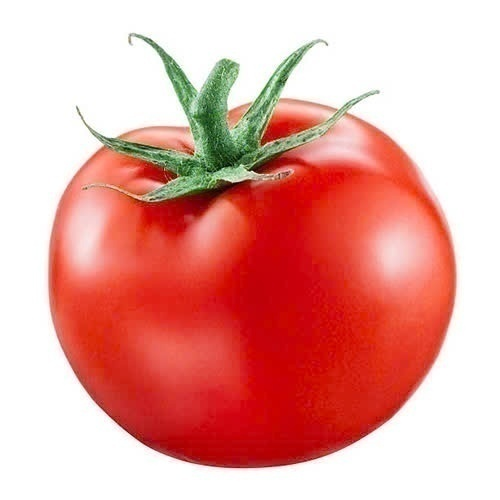
#> input picture z5966263488289_871d634a1742dd7d2ba9d0b0585b7ede.jpg, 500 x 500 px, found by its file name
$ python cropping.py
#> lines starting #> are read from the running program, lines starting #| are printed output that depends on the picture
import cv2

# Đọc ảnh
img = cv2.imread("L:/NNLT_Python/Xu-li-anh/z5966263488289_871d634a1742dd7d2ba9d0b0585b7ede.jpg")
#> img is the input picture: shape (500, 500, 3); mean B, G, R 157.1, 163.7, 230.9
(h, w) = img.shape[:2]
#> h = 500; w = 500
print('Chiều cao ảnh: ', h)
#| Chiều cao ảnh:  500
print('Chiều rộng ảnh: ', w)
#| Chiều rộng ảnh:  500

# Xác định vùng cắt (cắt từ (x1, y1) đến (x2, y2))
x1, y1 = 100, 100  # Tọa độ góc trên bên trái
x2, y2 = 300, 300  # Tọa độ góc dưới bên phải

# Cắt ảnh
cropped_img = img[y1:y2, x1:x2]
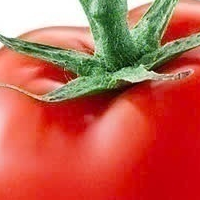
#> cropped_img: shape (200, 200, 3); mean B, G, R 76.1, 94.2, 193.2

# Hiển thị ảnh gốc và ảnh đã cắt
cv2.imshow("Ảnh gốc", img)
cv2.imshow("Ảnh đã cắt", cropped_img)

cv2.waitKey(0)
cv2.destroyAllWindows()
